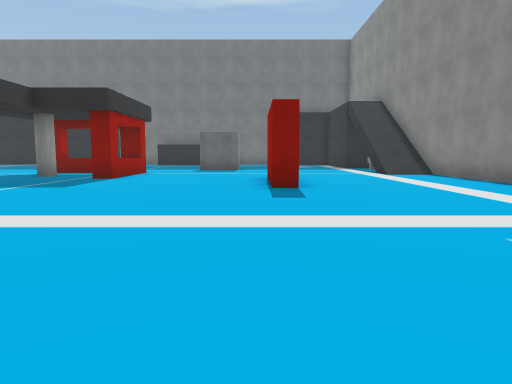
view 1 (above)

24 first-person views from a walk through a scene from a Unity 3-D project. The camera is 1.3 m above the floor, tilts 6° down and sees 70° across. The floor is counted in squares, 2 m on a side. Each view is taken from the middle of a square. On the plan, view 1 faces up. The plan holds only what a view shows up to about 11 squares ahead; the rest is blank. The place goes on beyond the plan. The player character is not drawn. Some surface patterns are stand-ins.

view 2
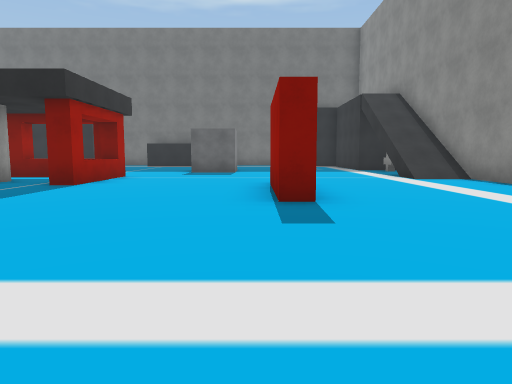

view 3
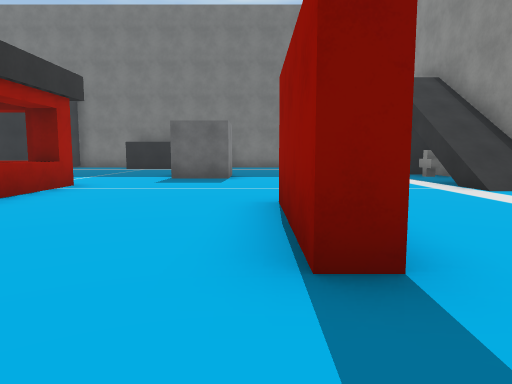

view 4
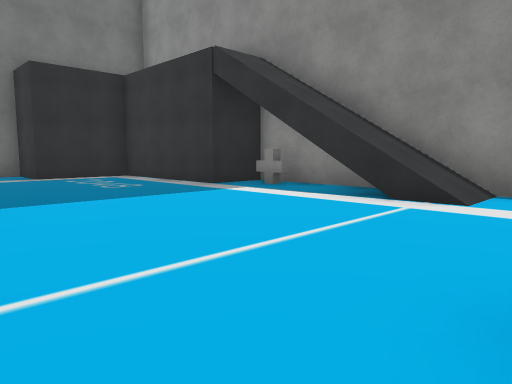

view 5
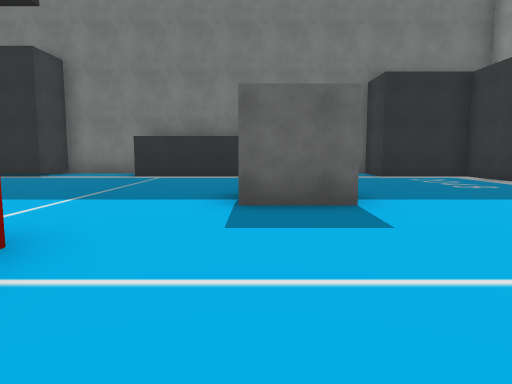

view 6
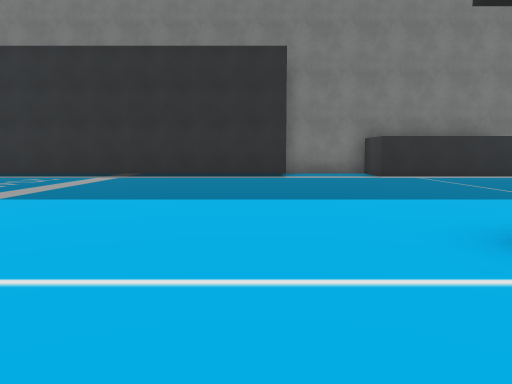

view 7
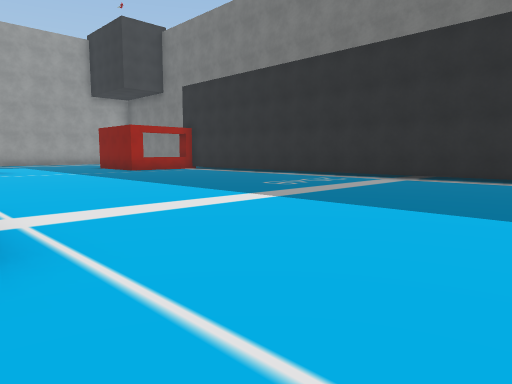

view 8
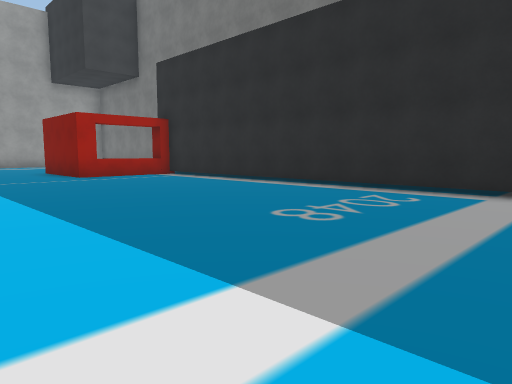

view 9
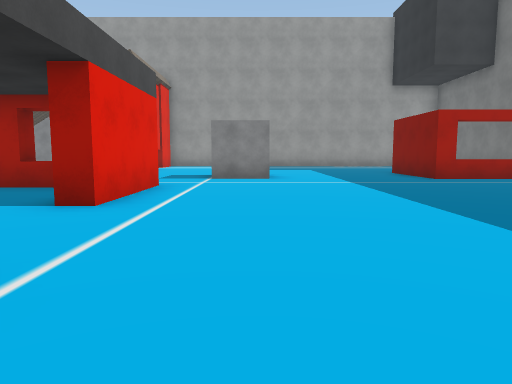

view 10
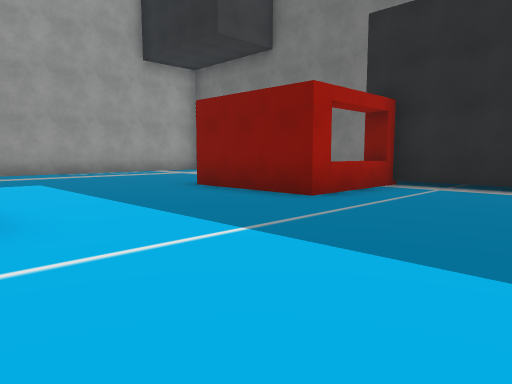

view 11
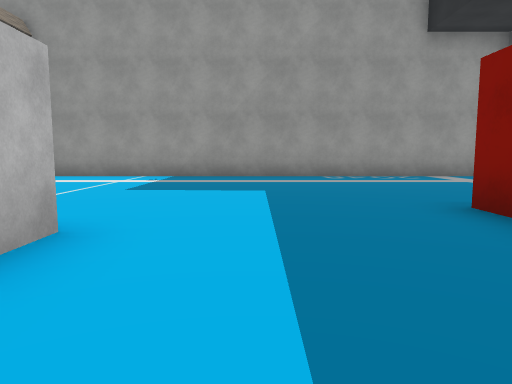

view 12
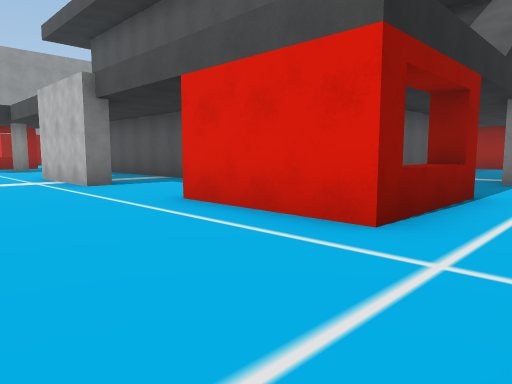

view 13
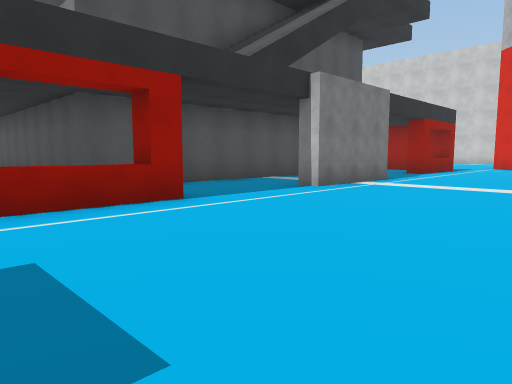

view 14
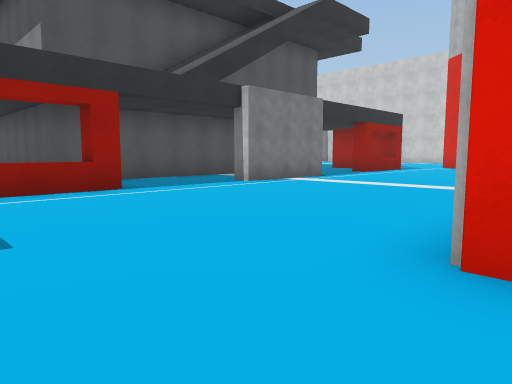

view 15
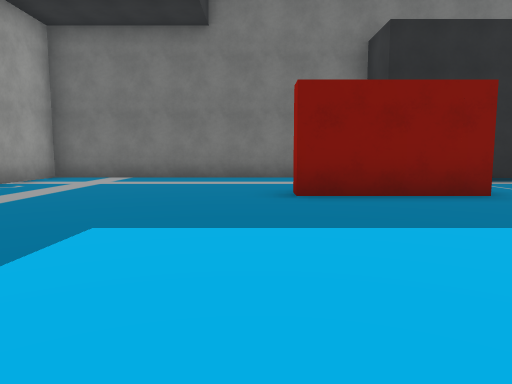

view 16
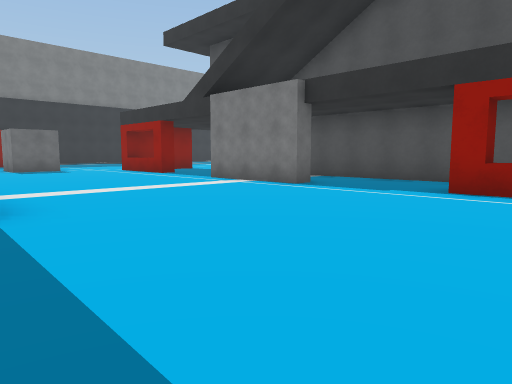

view 17
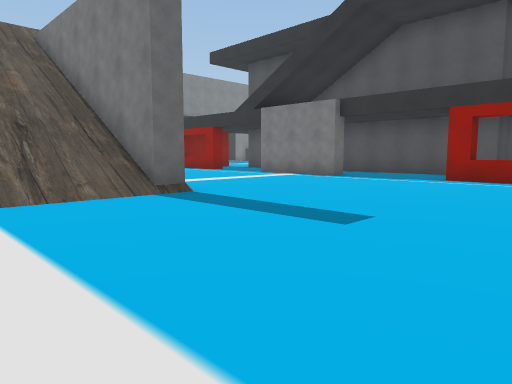

view 18
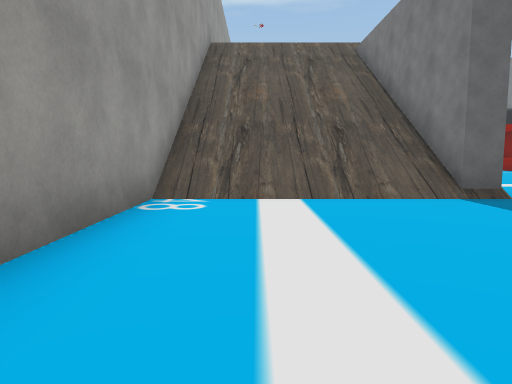

view 19
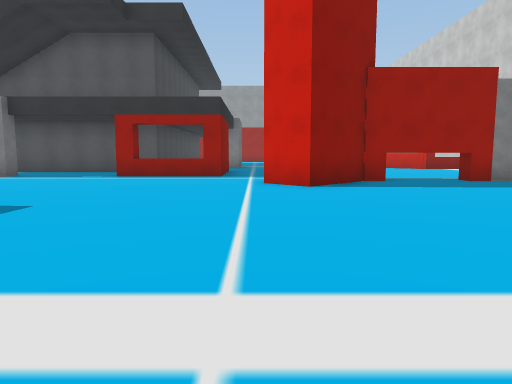

view 20
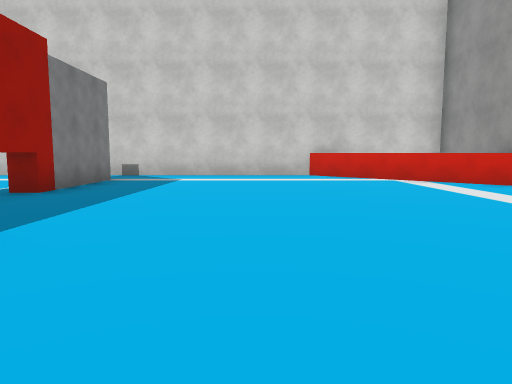

view 21
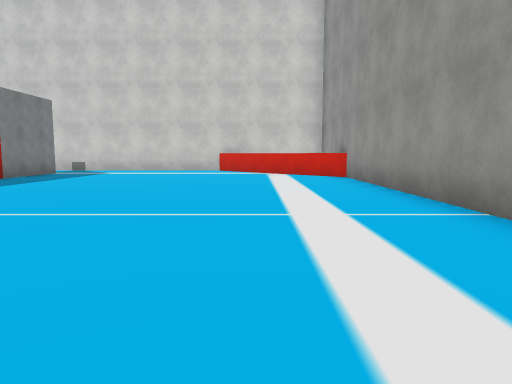

view 22
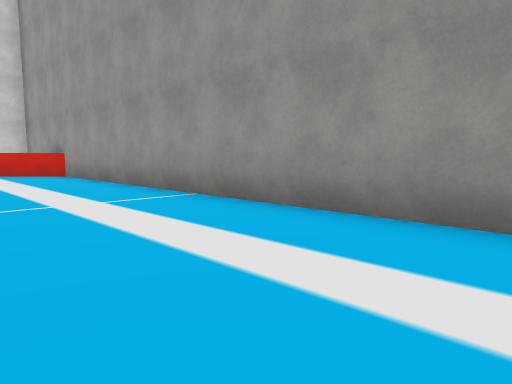

view 23
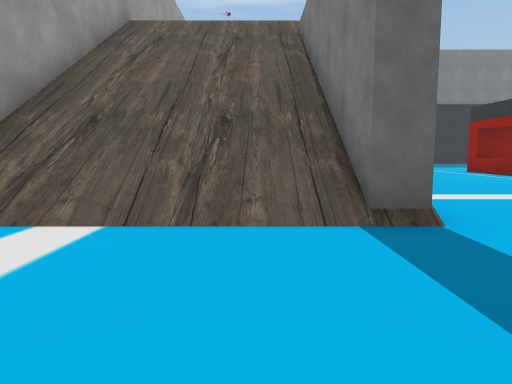

view 24
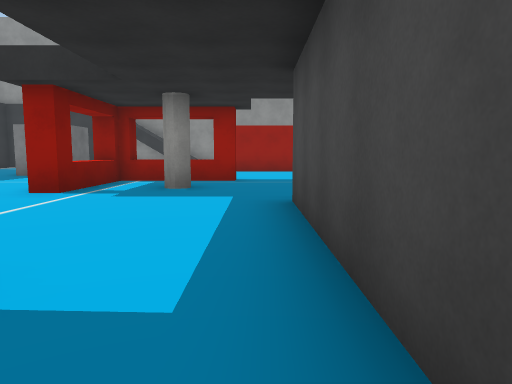

### Floor plan
Key: @ floor where view 1 was taken; # wall or solid block; . floor; / step, stairs or slope; = window, fence, low wall or low ledge; ^ raised ledge; P pole; B red block; O other object.
Columns run from 32 left of view 1 to 6 right of it. Each row starts with its distance up from view 1.
 22 #########                        ##
 21 #.......  ###############..####  .###
 20 #....... B.....................  ...#
 19 #....... ^....................   ...#
 18 #......##B..................... ....#
 17 #.............................. ....###
 16 #.............................##......#
 15 #.............................##.....O#
 14 #.................................... #
 13 #.......##..................B......../#
 12 #......  #...............B^^B.......//#
 11 #...........B##...###.......^.........#
 10 #..  .......^.............P.B.........#
  9 #    .......^..  ...............#.....#
  8 #/////......B.###########.......#.....#
  7 #////=........#            .....#.....
  6 #////#........#             .........
  5 #////#........#             .........
  4 #////#.....#..#              .......
  3 #////#.....#..#               .....
  2 #////#.....#..#               .....
  1 #.............#                ...
  0 #.............#                 @
 -1 #...........B.##
 -2 #...........B
 -3 #...........^
 -4 #...........B
 -5 #............
 -6 #........#
 -7 #........##
 -8 #.........B
 -9 #.........#..
-10 #.........B..
-11 #.........#..
-12 #^........#
-13 # ^.......#
-14 #  ^.......
-15  ##########

Where each view was taken, in squares from view 1:
view 1: 0 up, 0 right, facing up
view 2: 2 up, 0 right, facing up
view 3: 5 up, 0 right, facing up
view 4: 10 up, 1 left, facing up-right
view 5: 10 up, 2 left, facing up
view 6: 10 up, 9 left, facing up
view 7: 11 up, 9 left, facing up-left
view 8: 14 up, 12 left, facing up-left
view 9: 13 up, 13 left, facing left
view 10: 13 up, 19 left, facing up-left
view 11: 15 up, 21 left, facing left
view 12: 14 up, 22 left, facing down-right
view 13: 11 up, 25 left, facing down-right
view 14: 11 up, 27 left, facing down-right
view 15: 12 up, 26 left, facing up
view 16: 3 down, 27 left, facing up-right
view 17: 4 down, 30 left, facing up-right
view 18: 4 down, 30 left, facing up
view 19: 5 down, 31 left, facing right
view 20: 4 down, 26 left, facing down
view 21: 1 down, 29 left, facing down
view 22: 0 up, 28 left, facing down-left
view 23: 2 down, 28 left, facing up
view 24: 9 up, 13 left, facing right
